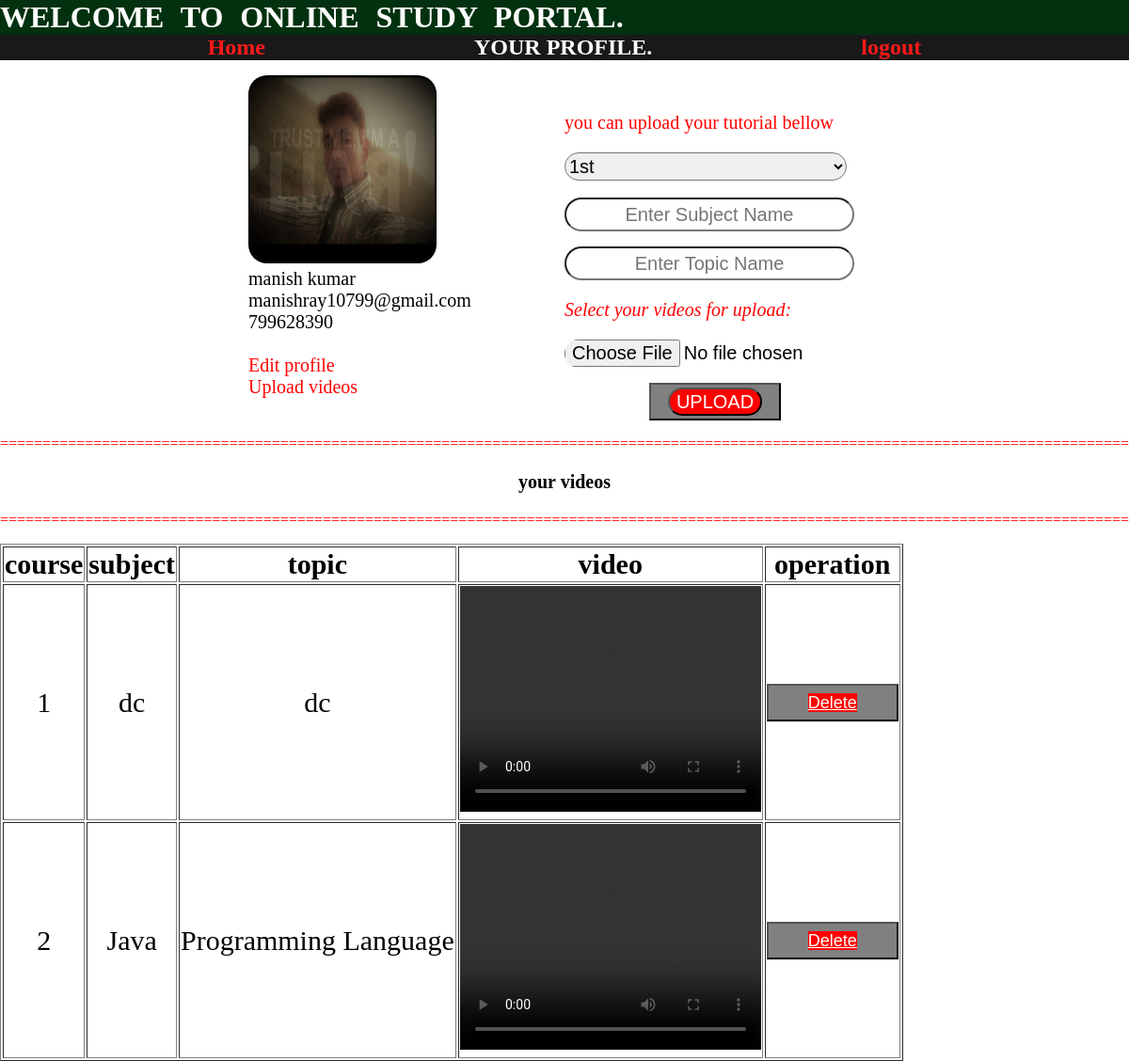
The app's page /User/uprofile.php (signed in) with its own data.
### tables this page shows
CREATE TABLE `user` (
  `user_id` int(21) NOT NULL,
  `user_name` text NOT NULL,
  `user_email` varchar(51) NOT NULL,
  `user_cont` int(20) NOT NULL,
  `password` varchar(21) NOT NULL,
  `photo` varchar(21) NOT NULL
);

CREATE TABLE `upload` (
  `id` int(11) NOT NULL,
  `user_id` varchar(51) NOT NULL,
  `course` varchar(100) NOT NULL,
  `subject` varchar(100) NOT NULL,
  `topic` varchar(200) NOT NULL,
  `videos` varchar(100) NOT NULL
);

### User/uprofile.php (the view, shortened to what this page needs)
<?php
$email=$_SESSION['username'];
include 'dblink.php';
$query = "select * from user where user_email= '$email' ";
$data = mysqli_query($con, $query);
$result= mysqli_fetch_assoc($data);
?>
<!DOCTYPE html>
<html>
<head>
</head>
<body><div class="h">
	<h1><marquee>WELCOME  TO ONLINE STUDY PORTAL.</marquee></h1>
	<h2> <a href="uhome.php"> Home </a>YOUR PROFILE.<a href="../admin/logout.php"> logout </a></h2></div>
    <div class=reg>
        <a class="pro" href="#"><img src="<?php echo 'photos/'.$result['photo'];?>" ></a><br/>
        <?php
        echo "$result[user_name]","<br>";
        echo "$result[user_email]","<br>";
        echo "$result[user_cont]","<br><br>";
        ?>
        <a href="#" class="edit">Edit profile</a><br/>
        <a href="#" class="avideo">Upload videos</a><br/>
    </div>
    <form action="upload.php" method="POST" enctype="multipart/form-data" autocomplete="off">
    <div class="jb">
        <p style="font-size: 20px; color: red">you can upload your tutorial bellow</p>
        <select name="course" required>
            <option value="1">1st</option>
        </select></br></br>
        <input type="text" name="name" placeholder="Enter Subject Name" required></p>
        <input type="text" name="topic" placeholder="Enter Topic Name" required ></p>
        <p style="font-size: 20px; color: red"><i> Select your videos for upload:</i></p><input type="file" name="video" accept="video/*" required ></p>
        <button><input type="submit" name="upload" value="UPLOAD"></button>
    </div>
    </form>
    <p style="color: red">=======================================================================================================================================</p>
    <p style="text-align: center; font-size: 20px"><b>your videos</b>
    <p style="color: red">=======================================================================================================================================</p>
    <table border="1" >
        <tr>
            <th>course</th>
            <th>subject</th>
            <th>topic</th>
            <th>video</th>
            <th>operation</th>
        </tr>
</body>
</html>
<?php
$query = "select * from upload where user_id= '$email' ";
$data = mysqli_query($con, $query);
$total = mysqli_num_rows($data);
if($total !=0)
{
    while ($result= mysqli_fetch_array($data)) {
        echo "<tr>
            <td>".$result['course']."</td>
            <td>".$result['subject']."</td>
            <td>".$result['topic']."</td>
            <td><video width='320' height='240' controls> <source src='videos/".$result['videos']."' type='video/mp4' ></video></td>
            <td><button><a href='udelete.php?ui=$result[id]' onclick ='return checkdelete()' >Delete</a></button></td>
        </tr>";
    }
}else{
    echo "No Record Found";
}
?>

### User/uprofile.php (style rules this page uses)
body { margin: 0%; padding: 0%; }
.h { position: fixed; width: 100%; }
h1 { margin: 0; color: white; background-color: rgb(2, 49, 15); word-spacing: 10px; }
h2 { margin: 0; background-color: black; opacity: .9; color: white; text-align: center; }
h2 a { color: red; text-decoration: none; margin: 18%; }
.profile,.jb { margin: -27% 0% 0% 50%; }
.profile input,.jb input { font-size: 20px; text-align: center; height: 30px; width: 300px; border-radius: 20px }
img { height: 200px; width: 200px; border-radius: 20%; }
select { width: 300px; height: 30px; font-size: 20px; border-radius: 20px; }
.profile button,.jb button { background-color: gray; height: 40px; width: 140px; margin-left: 15%; }
button { background-color: gray; height: 40px; width: 140px; }
input[type="submit"] { width: 100px; color: #fff; background-color: red; font-size: 20px; }
.reg { margin: 0px 0% 0px 22%; font-size: 20px; }
.reg img { height: 200px; width: 200px; border-radius: 20px; margin-top: 80px; }
.reg a { text-decoration: none; color: red; }
tr td a { font-size: 18px; background-color: red; color: #fff; }
table { font-size: 30px; text-align: center; }

### records on screen
user: photo (picture), user_name "manish kumar", user_email "manishray10799@gmail.com", user_cont "799628390"
upload: course "1", subject "dc", topic "dc"
upload: course "2", subject "Java", topic "Programming Language"
